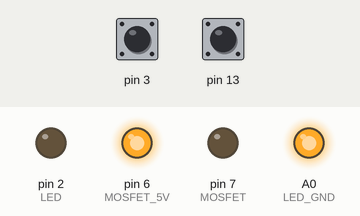
This sketch was run on a simulated Arduino Uno, built with avr-gcc and run on an emulated ATmega328P. On the bench: output pins drawn as LEDs (lit = HIGH). Dashed ring = blinking. Inputs (shaded band) come from the test bench; at power-on: pin 3 HIGH, pin 13 HIGH. What the sketch prints to the serial monitor is not drawn.

Above: at 4.2 s.
4.3 s: pin 3 pulled LOW for 0.15 s
At 5.3 s:
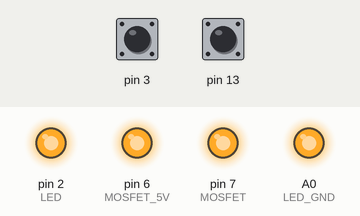
5.9 s: pin 3 pulled LOW for 1 s
At 7.7 s:
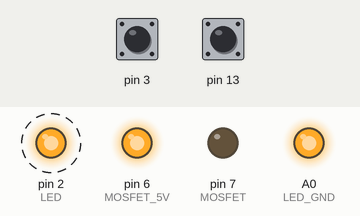
10.9 s: pin 3 pulled LOW for 3.2 s
At 11.2 s:
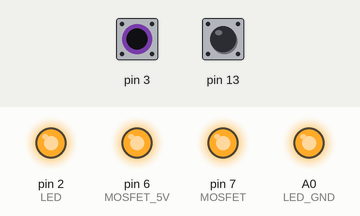
15.6 s: pin 3 pulsed LOW 2 times (0.12 s each, 0.3 s apart)
At 15.75 s:
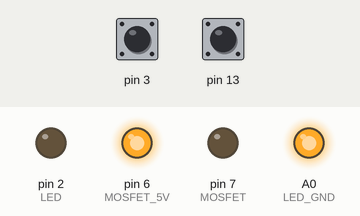
20.2 s: pin 3 pulsed LOW 5 times (0.12 s each, 0.3 s apart)
At 23.2 s:
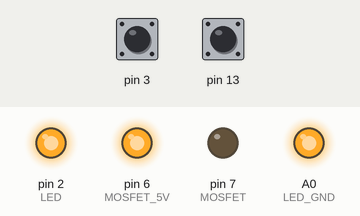
Timing chart, 0 to 26.7 s (numbered marks = the images above; inputs shaded):
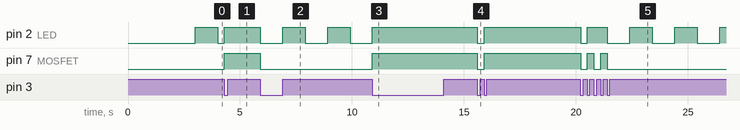

Measured:
- after the input at 4.3 s, pin 2 (LED): LOW → HIGH after 0.00 s instead of 0.71 s; pin 7 (MOSFET): LOW → HIGH at once
- after the input at 5.9 s, pin 2 (LED): alternates HIGH for 1.0 s and LOW for 1.0 s, starting at once; pin 7 (MOSFET): HIGH → LOW at once
- after the input at 10.9 s, pin 2 (LED): goes on until 10.9 s, then stays HIGH; pin 7 (MOSFET): LOW → HIGH at once
- after the input at 15.6 s, pin 2 (LED), pin 7 (MOSFET): HIGH → LOW at once, → HIGH 0.30 s later
- after the input at 20.2 s, pin 2 (LED): HIGH → LOW at once, then repeats every 1.9 s: HIGH 0.91 s, LOW 1.0 s; pin 7 (MOSFET): alternates HIGH for 0.30 s and LOW for 0.30 s, 5 changes in all, then stays LOW, starting at once

The sketch:

ball_lift_fan_2022_Mk2.ino
```cpp
#include <CapacitiveSensor.h>
#include <avr/wdt.h>

#define MOSFET_GND 5
#define MOSFET_5V 6
#define MOSFET 7

#define LED_GND A0
#define LED 2
#define SW_SENSE 3
#define SW_DRIVE 4

#define SW_LEVEL 100
#define DEBOUNCE 200
#define FLASH_LEN 1000
#define RUN_TIME 60000
uint32_t lastTime = 0;
uint32_t lastFlash = 0;
uint32_t onTime =0;
uint8_t mode=0;
uint8_t swState=0;

CapacitiveSensor button(SW_DRIVE,SW_SENSE);
void setup() {
  Serial.begin(9600);
  // put your setup code here, to run once:
  pinMode(MOSFET_5V, OUTPUT);
  digitalWrite(MOSFET_5V, 1);
  pinMode(MOSFET, OUTPUT);
  digitalWrite(MOSFET, 0);
  pinMode(LED_GND, OUTPUT);
  digitalWrite(LED_GND,1);
  pinMode(LED, OUTPUT);
  button.set_CS_Timeout_Millis(10);
  wdt_disable();  /* Disable the watchdog and wait for more than 2 seconds */
  delay(3000);  /* Done so that the Arduino doesn't keep resetting infinitely in case of wrong configuration */
  wdt_enable(WDTO_2S);  /* Enable the watchdog with a timeout of 2 seconds */

}

void loop() {
  wdt_reset();  /* Reset the watchdog */
  Serial.print(mode);
  Serial.print(" ");
  Serial.println(button.capacitiveSensor(20));
  // If the button is pressed:
  if(button.capacitiveSensor(20)>SW_LEVEL){
    // If it is more than DEBOUNCE ago and the switch was not pressed last cycle
    if(millis()-lastTime>DEBOUNCE and swState==0){
      // change the mode
      mode = !mode;
      // if mode is on reset the onTime
      if(mode){
        onTime=millis();
      }
    }
    // set switch state to be on
    swState=1;

  }else{
    swState=0;
  }
  // if mode is off
  if(mode==0){
    // turn off MOSFET
    digitalWrite(MOSFET,0);
    // if time is greater than
    if((millis()-lastFlash) > FLASH_LEN){
      digitalWrite(LED, !digitalRead(LED));
      digitalWrite(13, !digitalRead(13));
      lastFlash=millis();
    }
  }else{
    if((millis()-onTime)<RUN_TIME){
      digitalWrite(MOSFET,1);
      digitalWrite(LED,1);
    }else{
      digitalWrite(MOSFET,0);
      mode=0;
    }
  }
}
```
